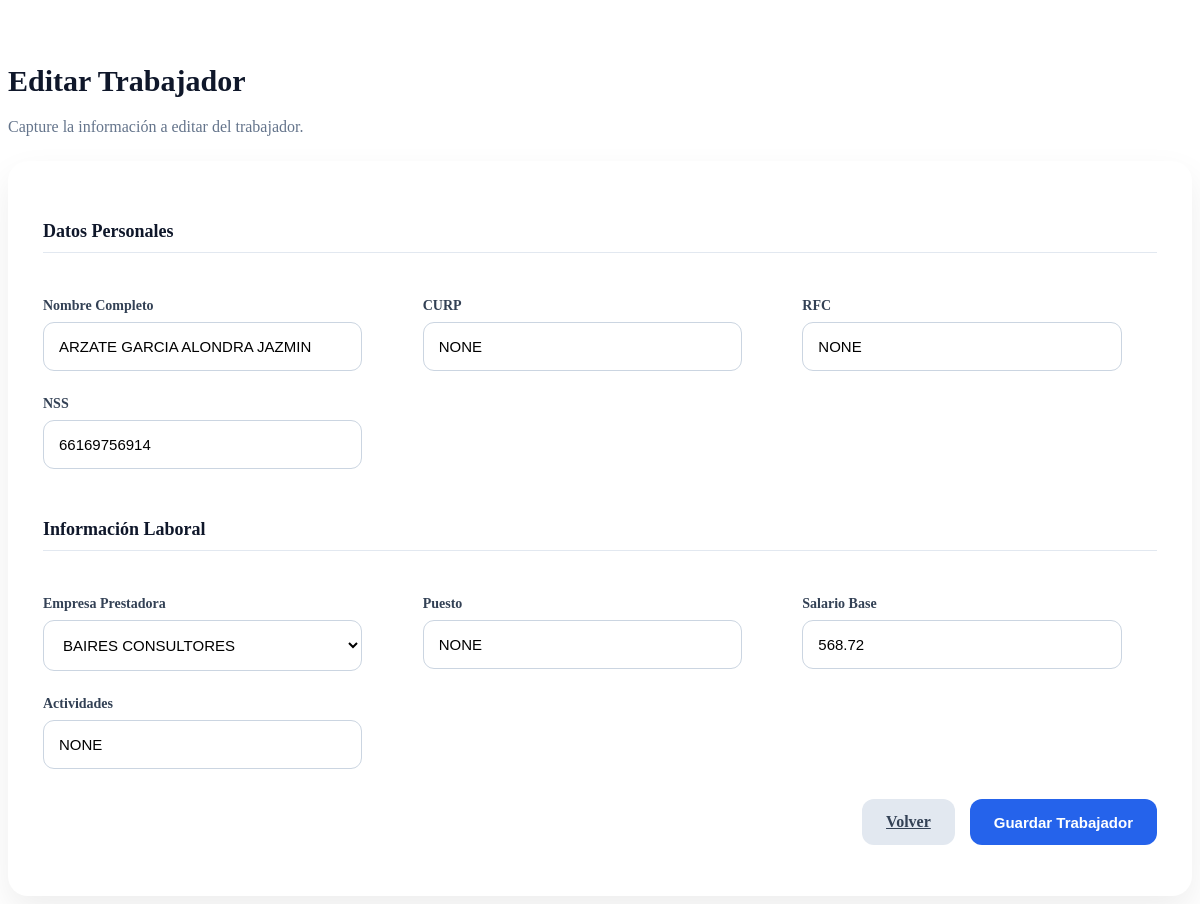
The page /trabajadores/editar/1 (signed in) on the database as committed earlier.
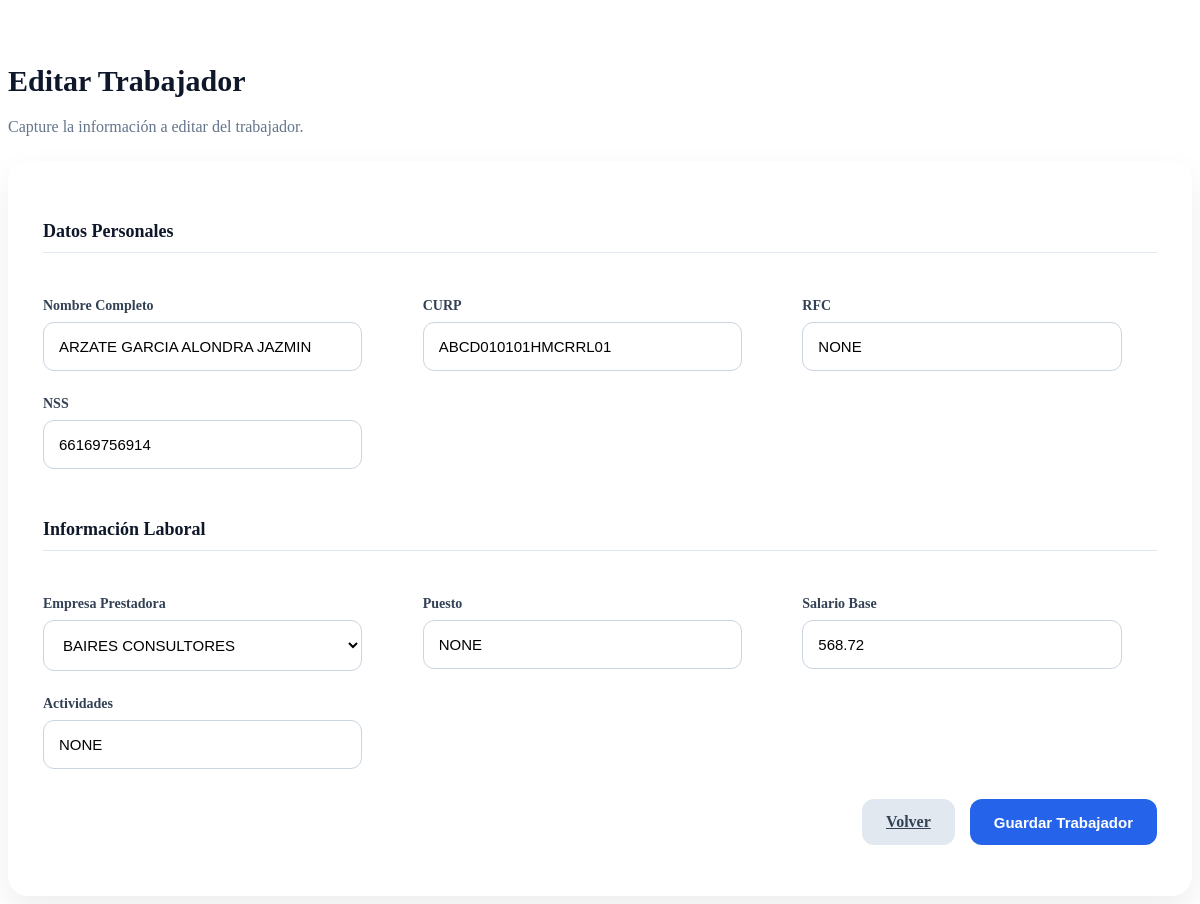
The same page on the database as committed later.
### models/models.py (models this page shows, shortened)
class Trabajador(db.Model):
    __tablename__ = 'dim_trabajadores'
    id = db.Column(db.Integer, primary_key=True)
    nombre_trabajador =  db.Column(db.String(200))
    curp = db.Column(db.String(200))
    rfc = db.Column(db.String(200))
    nss = db.Column(db.String(200))
    salario_base = db.Column(db.Float)
    actividades = db.Column(db.String(400))
    puesto = db.Column(db.String(300))
    fecha_ingreso = db.Column(db.Date)
    fecha_baja = db.Column(db.Date)
    activo = db.Column(db.Boolean(), default=True)
    encargado = db.Column(db.String(300))
    empresa_id = db.Column(
        db.Integer,
        db.ForeignKey(
            "dim_empresas.id"
        ),
        nullable=False
    )

class Empresa(db.Model):
    __tablename__ = "dim_empresas"
    id = db.Column(db.Integer, primary_key=True)
    nombre = db.Column(db.String(200), nullable=False, unique=True)
    rfc = db.Column(db.String(13))
    representante = db.Column(db.String(200))
    domicilio = db.Column(db.String(300))
    correo = db.Column(db.String(150))
    telefono = db.Column(db.String(20))
    nivel = db.Column(db.Integer)
    regimen_fiscal = db.Column(db.String(300))
    activo = db.Column(db.Boolean(), default=True)
    proyectos = db.relationship(
        "Proyecto",
        backref="empresa",
        lazy=True
    )
    trabajadores = db.relationship(
        "Trabajador",
        backref="empresa",
        lazy=True
    )

### app.py (the view, shortened to what this page needs)
@app.route('/trabajadores/editar/<int:id>', methods=['GET', 'POST'])
@login_required
def editar_trabajador(id):
    trabajador = Trabajador.query.get_or_404(id)
    empresas = Empresa.query.all()
    return render_template(
        'editar_trabajador.html',
        trabajador=trabajador,
        empresas=empresas
    )

### app.py (called while the page is built)
@login_manager.user_loader
def load_user(id):
    return Users.query.get(
        int(id)
    )

### templates/editar_trabajador.html (shortened to what this page needs)
<html>
    <head>
        <link rel="stylesheet" href="{{ url_for('static', filename='css/formularios.css') }}">
    </head>
    <body>
        <br><br>
        <div class="form-container">
            <div class="form-title">
                <h1>Editar Trabajador</h1>
                <p>Capture la información a editar del trabajador.</p>
            </div>
            <div class="form-card">
                <form method="POST">
                    <div class="form-grid">
                        <div class="section-title full-width">
                            Datos Personales
                        </div>
                        <div class="form-group">
                            <label>Nombre Completo</label>
                            <input type="text" name="nombre_trabajador" value="{{ trabajador.nombre_trabajador }}" required style="text-transform: uppercase;">
                        </div>
                        <div class="form-group">
                            <label>CURP</label>
                            <input type="text" name="curp"  maxlength="18" value="{{ trabajador.curp }}" required style="text-transform: uppercase;">
                        </div>
                        <div class="form-group">
                            <label>RFC</label>
                            <input type="text" name="rfc" maxlength="13" value="{{ trabajador.rfc }}" style="text-transform: uppercase;">
                        </div>
                        <div class="form-group">
                            <label>NSS</label>
                            <input type="text" name="nss" value="{{ trabajador.nss }}" maxlength="11" required>
                        </div>
                        <div class="section-title full-width">
                            Información Laboral
                        </div>
                        <div class="form-group">
                            <label>Empresa Prestadora</label>
                            <select name="empresa_id">
                                {% for e in empresas %}
                                    <option value="{{ e.id }}"
                                        {% if trabajador.empresa_id == e.id %}
                                            selected
                                        {% endif %}
                                    >
                                        {{ e.nombre }}
                                    </option>
                                {% endfor %}
                            </select>
                        </div>
                        <div class="form-group">
                            <label>Puesto</label>
                            <input  type="text" name="puesto" value="{{ trabajador.puesto }}" style="text-transform: uppercase;">
                        </div>
                        <div class="form-group">
                            <label>Salario Base</label>
                            <input  type="text" name="salario_base" value="{{ trabajador.salario_base }}" required>
                        </div>
                        <div class="form-group">
                            <label>Actividades</label>
                            <input type="text" name="actividades" value="{{ trabajador.actividades }}" style="text-transform: uppercase;">
                        </div>
                    </div>
                    <div class="form-actions">
                        <a href="{{ url_for('trabajadores') }}" class="btn-secondary">
                            Volver
                        </a>
                        <button type="submit" class="btn-primary">
                            Guardar Trabajador
                        </button>
                    </div>
                </form>
            </div>
        </div>
    </body>
</html>

Rows that differ between the two databases and show on the page:
changed Trabajador "ARZATE GARCIA ALONDRA JAZMIN": curp "NONE" → "ABCD010101HMCRRL01"
